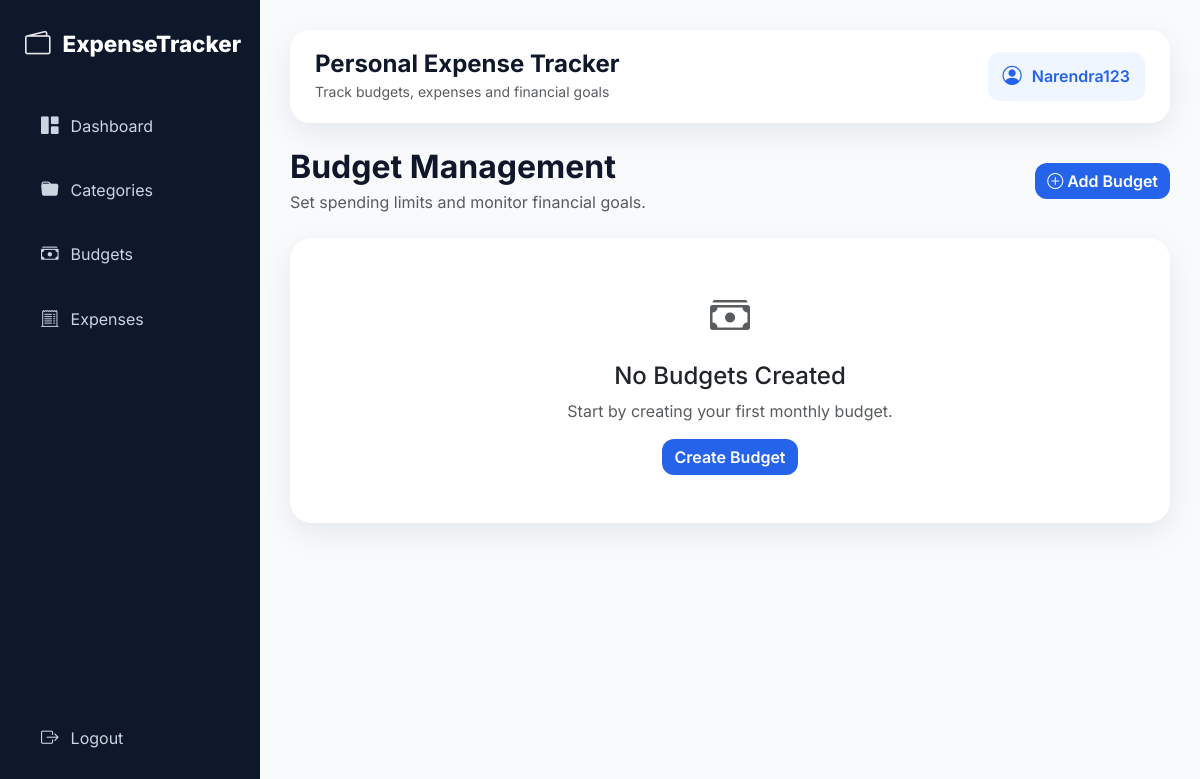
Before: /budgets/ (signed in) with the older database file.
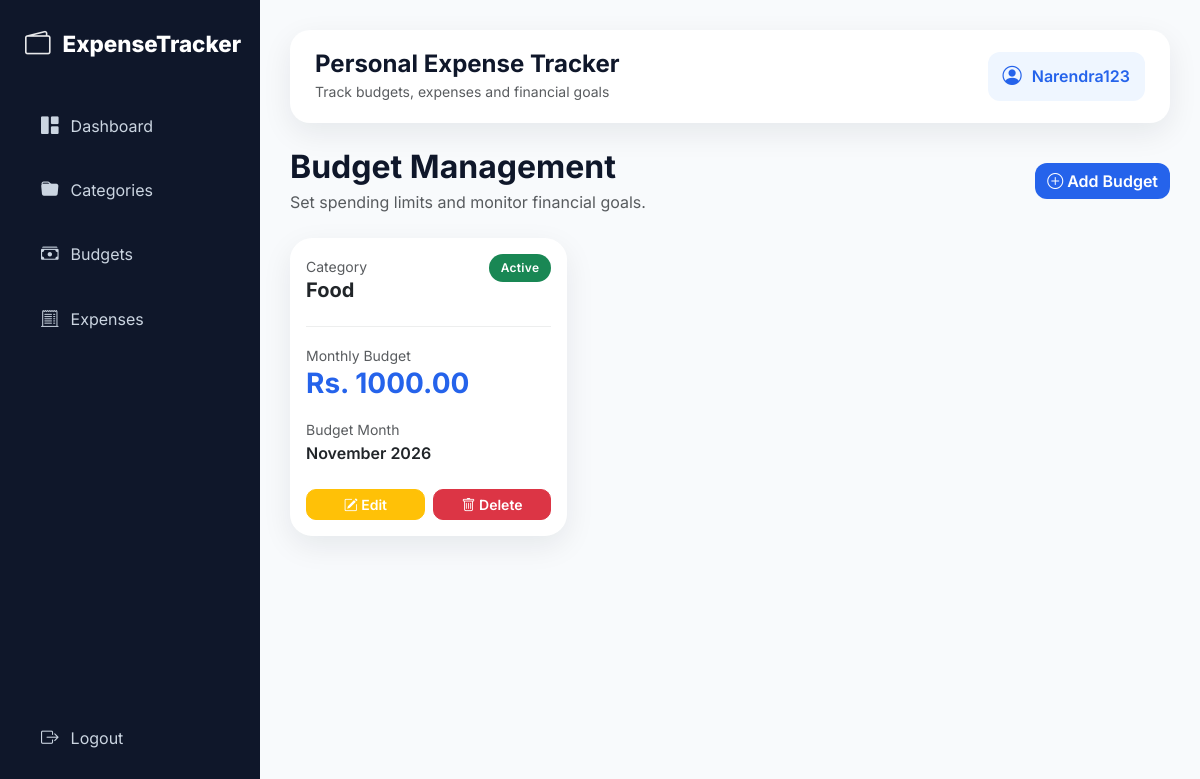
After: the same page with the newer database file.
### expenses/models.py (models this page shows, shortened)
class Budget(models.Model):
    user = models.ForeignKey(settings.AUTH_USER_MODEL, on_delete=models.CASCADE, related_name="budgets")
    category = models.ForeignKey(Category, on_delete=models.CASCADE, related_name="budgets")
    monthly_limit = models.DecimalField(max_digits=10, decimal_places=2)
    month_year = models.DateField()
    class Meta:
        unique_together = ("user", "category", "month_year")
        ordering = ["-month_year", "category__name"]

class Category(models.Model):
    user = models.ForeignKey(settings.AUTH_USER_MODEL, on_delete=models.CASCADE, related_name="categories")
    name = models.CharField(max_length=120)
    description = models.TextField(blank=True)
    class Meta:
        unique_together = ("user", "name")
        ordering = ["name"]

### expenses/views.py (the view)
# urls.py: path("budgets/", views.budget_list, name="budget_list"),
@login_required
def budget_list(request):
    return render(request, "budget/budget_list.html", {"budgets": Budget.objects.filter(user=request.user).select_related("category")})

### templates/budget/budget_list.html
{% extends "base.html" %}
{% block content %}
<div class="d-flex justify-content-between align-items-center mb-4">
    <div>
        <h2 class="fw-bold mb-1">
            Budget Management
        </h2>
        <p class="text-muted mb-0">
            Set spending limits and monitor financial goals.
        </p>
    </div>
    <a href="{% url 'budget_create' %}" class="btn btn-primary">
        <i class="bi bi-plus-circle"></i>
        Add Budget
    </a>
</div>
{% if budgets %}
<div class="row g-4">
    {% for budget in budgets %}
    <div class="col-md-6 col-lg-4">
        <div class="card h-100">
            <div class="card-body">
                <div class="d-flex justify-content-between align-items-start">
                    <div>
                        <small class="text-muted">
                            Category
                        </small>
                        <h5 class="fw-bold">
                            {{ budget.category.name }}
                        </h5>
                    </div>
                    <span class="badge bg-success">
                        Active
                    </span>
                </div>
                <hr>
                <div class="mb-3">
                    <small class="text-muted">
                        Monthly Budget
                    </small>
                    <h3 class="fw-bold text-primary">
                        Rs. {{ budget.monthly_limit }}
                    </h3>
                </div>
                <div class="mb-4">
                    <small class="text-muted">
                        Budget Month
                    </small>
                    <p class="mb-0 fw-semibold">
                        {{ budget.month_year|date:"F Y" }}
                    </p>
                </div>
                <div class="d-flex gap-2">
                    <a href="{% url 'budget_update' budget.id %}"
                       class="btn btn-warning btn-sm">
                        <i class="bi bi-pencil-square"></i>
                        Edit
                    </a>
                    <a href="{% url 'budget_delete' budget.id %}"
                       class="btn btn-danger btn-sm">
                        <i class="bi bi-trash"></i>
                        Delete
                    </a>
                </div>
            </div>
        </div>
    </div>
    {% endfor %}
</div>
{% else %}
<div class="card">
    <div class="card-body text-center py-5">
        <i class="bi bi-cash-stack fs-1 text-muted"></i>
        <h4 class="mt-3">
            No Budgets Created
        </h4>
        <p class="text-muted">
            Start by creating your first monthly budget.
        </p>
        <a href="{% url 'budget_create' %}"
           class="btn btn-primary">
            Create Budget
        </a>
    </div>
</div>
{% endif %}
{% endblock %}

### templates/base.html (shortened to what this page needs)
{% load static %}
<!DOCTYPE html>
<html lang="en">
<head>
    <link href="https://cdn.jsdelivr.net/npm/bootstrap@5.3.3/dist/css/bootstrap.min.css" rel="stylesheet">
    <link rel="stylesheet" href="https://cdn.jsdelivr.net/npm/bootstrap-icons@1.11.3/font/bootstrap-icons.css">
    <link rel="stylesheet" href="{% static 'css/style.css' %}">
</head>
<body>
{% if user.is_authenticated %}
<div class="app-layout">
    <aside class="sidebar">
        <div>
            <div class="logo">
                <i class="bi bi-wallet2"></i>
                <span>ExpenseTracker</span>
            </div>
            <div class="nav-section">
                <a href="{% url 'dashboard' %}" class="sidebar-link">
                    <i class="bi bi-grid-1x2-fill"></i>
                    <span>Dashboard</span>
                </a>
                <a href="{% url 'category_list' %}" class="sidebar-link">
                    <i class="bi bi-folder-fill"></i>
                    <span>Categories</span>
                </a>
                <a href="{% url 'budget_list' %}" class="sidebar-link">
                    <i class="bi bi-cash-stack"></i>
                    <span>Budgets</span>
                </a>
                <a href="{% url 'expense_list' %}" class="sidebar-link">
                    <i class="bi bi-receipt-cutoff"></i>
                    <span>Expenses</span>
                </a>
            </div>
        </div>
        <div class="sidebar-footer">
            <a href="{% url 'logout' %}" class="sidebar-link logout-link">
                <i class="bi bi-box-arrow-right"></i>
                <span>Logout</span>
            </a>
        </div>
    </aside>
    <main class="content">
        <div class="topbar">
            <div>
                <h4 class="mb-0 fw-bold">Personal Expense Tracker</h4>
                <small class="text-muted">Track budgets, expenses and financial goals</small>
            </div>
            <div class="user-badge">
                <i class="bi bi-person-circle"></i>
                <span>{{ user.username }}</span>
            </div>
        </div>
{% else %}
<main class="auth-content">
    {% include "partials/messages.html" %}
{% endif %}
{% block content %}{% endblock %}
{% if user.is_authenticated %}
    </main>
</div>
{% else %}
</main>
{% endif %}
</body>
</html>

### static/css/style.css (style rules this page uses)
:root { --primary: #2563eb; --primary-dark: #1d4ed8; --success: #22c55e; --warning: #f59e0b; --danger: #ef4444; --dark: #0f172a; --dark-light: #1e293b; --background: #f8fafc; --card-bg: #ffffff; --text: #0f172a; --muted: #64748b; --border: #e2e8f0; --shadow: 0 10px 30px rgba(15, 23, 42, 0.08); }
* { margin: 0; padding: 0; box-sizing: border-box; }
body { font-family: 'Inter', sans-serif; background: var(--background); color: var(--text); }
.app-layout { display: flex; min-height: 100vh; }
.sidebar { width: 260px; background: var(--dark); min-height: 100vh; position: fixed; left: 0; top: 0; padding: 25px; display: flex; flex-direction: column; justify-content: space-between; }
.logo { color: white; font-size: 1.4rem; font-weight: 800; display: flex; align-items: center; gap: 12px; margin-bottom: 35px; }
.logo i { font-size: 1.6rem; }
.nav-section { flex: 1; }
.sidebar-link { display: flex; align-items: center; gap: 12px; text-decoration: none; color: #cbd5e1; padding: 14px 16px; border-radius: 14px; margin-bottom: 10px; transition: all 0.3s ease; }
.sidebar-link i { font-size: 1.1rem; }
.content { margin-left: 260px; width: calc(100% - 260px); padding: 30px; }
.topbar { background: white; border-radius: 20px; padding: 20px 25px; margin-bottom: 25px; box-shadow: var(--shadow); display: flex; justify-content: space-between; align-items: center; }
.user-badge { display: flex; align-items: center; gap: 10px; background: #eff6ff; color: var(--primary); padding: 10px 15px; border-radius: 12px; font-weight: 600; }
.user-badge i { font-size: 1.2rem; }
.card { border: none !important; border-radius: 22px !important; background: var(--card-bg); box-shadow: var(--shadow); overflow: hidden; transition: all 0.3s ease; }
.btn { border-radius: 12px; font-weight: 600; }
.btn-primary { background: var(--primary); border: none; }
.btn-warning { color: white; }
.btn-sm { border-radius: 10px; }
.badge { padding: 8px 12px; border-radius: 999px; font-weight: 600; }
.card h5 { font-weight:700; }
.card .btn { flex:1; }
.card hr { opacity:.08; }
.bi-folder, .bi-wallet2, .bi-receipt-cutoff { opacity:.9; }
.card h3 { font-weight:800; }
.text-primary { color:#2563eb !important; }
.badge { letter-spacing:.3px; }

Changed rows visible on the page:
added Budget: category.name "Food", monthly_limit "1000.00", month_year "November 2026"
Other visible differences:
text no longer shown: "No Budgets Created Start by creating your first monthly budget. Create Budget"
